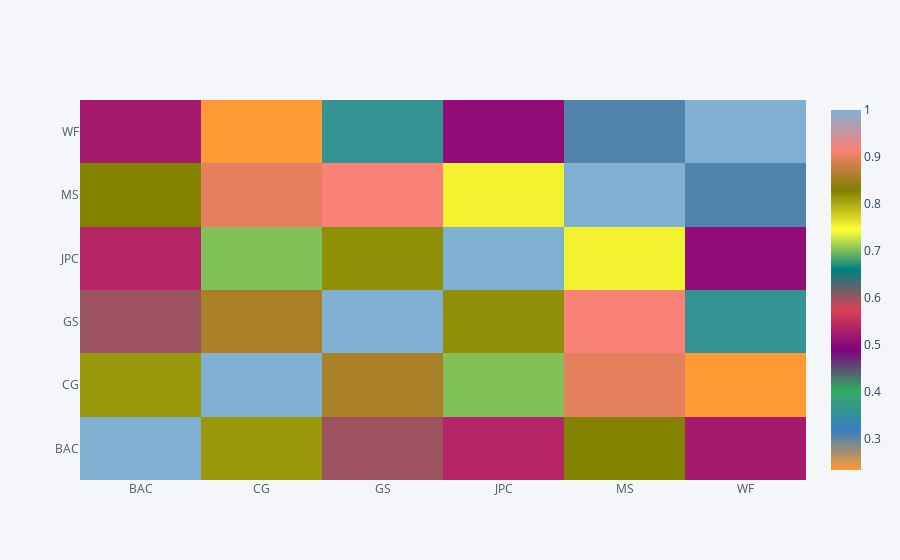

Write notebook code for a chart like this one.
### Code cell
close_corr = bank_stocks.xs(key='Close', axis=1, level='Stock Info').corr()

close_corr.iplot(kind='heatmap', color='rdylbu')

### Figure 1 — Plotly figure (JSON) as saved in the notebook; plotly's stock layout.template omitted (floating-point values rounded to 4 significant figures)
{"data": [{"colorscale": [[0, "rgb(255, 153, 51)"], [0.1111, "rgb(55, 128, 191)"], [0.2222, "rgb(50, 171, 96)"], [0.3333, "rgb(128, 0, 128)"], [0.4444, "rgb(219, 64, 82)"], [0.5556, "rgb(0, 128, 128)"], [0.6667, "rgb(255, 255, 51)"], [0.7778, "rgb(128, 128, 0)"], [0.8889, "rgb(251, 128, 114)"], [1, "rgb(128, 177, 211)"]], "type": "heatmap", "x": ["BAC", "CG", "GS", "JPC", "MS", "WF"], "y": ["BAC", "CG", "GS", "JPC", "MS", "WF"], "z": [[1, 0.8132, 0.5976, 0.538, 0.8278, 0.5233], [0.8132, 1, 0.8585, 0.7023, 0.8988, 0.2325], [0.5976, 0.8585, 1, 0.8185, 0.9176, 0.358], [0.538, 0.7023, 0.8185, 1, 0.7527, 0.5054], [0.8278, 0.8988, 0.9176, 0.7527, 1, 0.3068], [0.5233, 0.2325, 0.358, 0.5054, 0.3068, 1]], "zmax": 1, "zmin": 0.2325}], "layout": {"legend": {"bgcolor": "#F5F6F9", "font": {"color": "#4D5663"}}, "paper_bgcolor": "#F5F6F9", "plot_bgcolor": "#F5F6F9", "title": {"font": {"color": "#4D5663"}}, "xaxis": {"gridcolor": "#E1E5ED", "showgrid": true, "tickfont": {"color": "#4D5663"}, "title": {"font": {"color": "#4D5663"}, "text": ""}, "zerolinecolor": "#E1E5ED"}, "yaxis": {"gridcolor": "#E1E5ED", "showgrid": true, "tickfont": {"color": "#4D5663"}, "title": {"font": {"color": "#4D5663"}, "text": ""}, "zerolinecolor": "#E1E5ED"}}}
